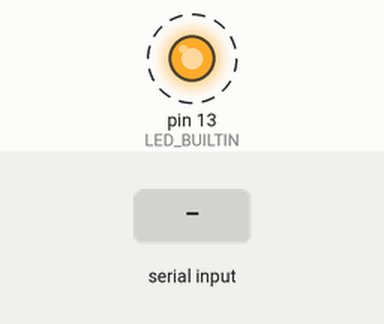
This sketch was run on a simulated Arduino Uno, built with avr-gcc and run on an emulated ATmega328P. Shown: output pins drawn as LEDs (lit = HIGH). Dashed ring = blinking. The inputs (shaded band) are chosen by the test bench. What the sketch prints to the serial monitor is not drawn.

Above: at 1.25 s.
1.3 s: "1\n" received over Serial
Timing chart, 0 to 10.3 s (numbered marks = the images above; inputs shaded):
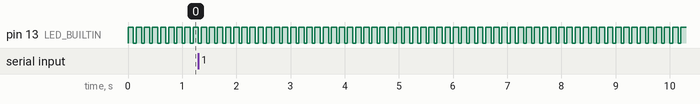

The sketch:

Serial2.ino
```cpp
int incomingByte = 0;   // for incoming serial data
char tmpc;
String s;

// the setup function runs once when you press reset or power the board
void setup() {
  // initialize digital pin LED_BUILTIN as an output.
  pinMode(LED_BUILTIN, OUTPUT);
  Serial.begin(9600);
  incomingByte = strlen("Hello");
  Serial.print("Len is :");
  Serial.println(incomingByte, DEC);
}

// the loop function runs over and over again forever
void loop() {
  digitalWrite(LED_BUILTIN, HIGH);
  delay(100);
  digitalWrite(LED_BUILTIN, LOW);
  delay(50);

    if (Serial.available() > 0) {
                s = readln();
                if(s=="Привет")
                  Serial.println("true");
                 else
                  Serial.println("false");
                 Serial.println(s);
        }

}

String readln()
{
  int inb = 0;
  char inc ;
  String ret = "";
  while(Serial.available() > 0)
  {
    inb = Serial.read();
    inc = inb;
    if(inb == 10)
       break;
    if(inb != 13)
      ret=ret+inc;


  }
  return ret;
}
```

Measured:
- by itself, pin 13 (LED_BUILTIN): alternates HIGH for 0.10 s and LOW for 0.05 s
